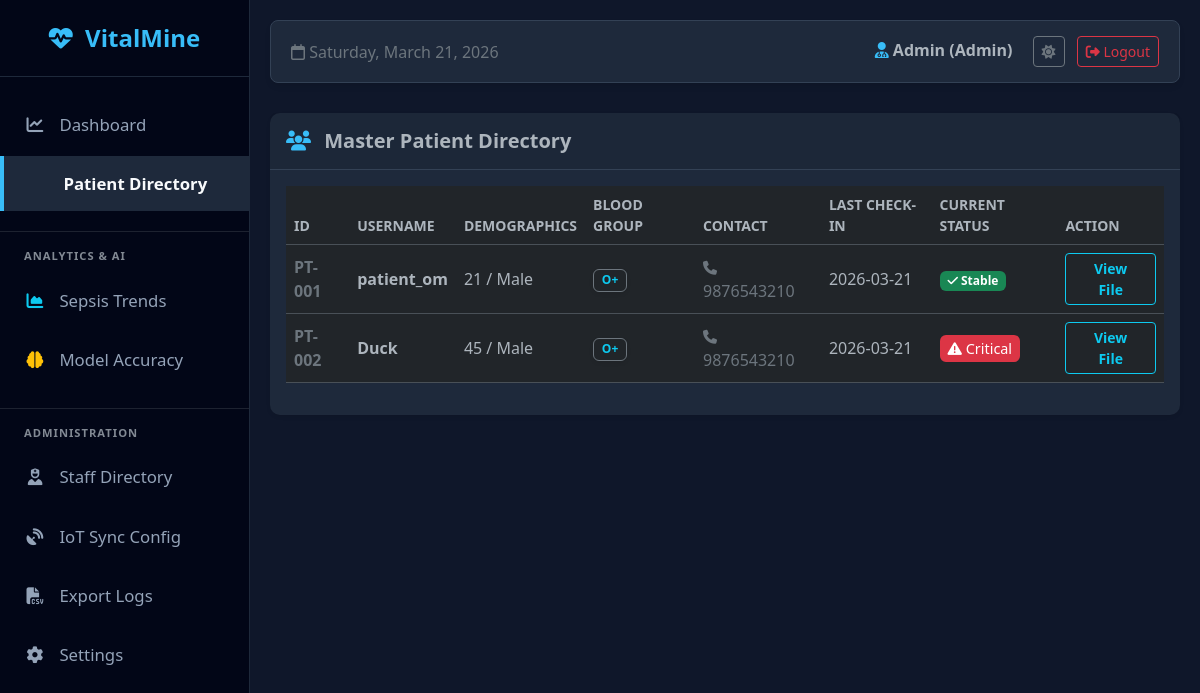
Page /patients (signed in) on the committed database.
### models.py (models this page shows)
class User(UserMixin, db.Model):
    id = db.Column(db.Integer, primary_key=True)
    username = db.Column(db.String(100), unique=True, nullable=False)
    email = db.Column(db.String(120), unique=True, nullable=True)
    password = db.Column(db.String(100), nullable=False)
    role = db.Column(db.String(20), nullable=False, default="patient")
    age = db.Column(db.Integer, nullable=True)
    gender = db.Column(db.String(20), nullable=True)
    blood_group = db.Column(db.String(10), nullable=True)
    contact = db.Column(db.String(20), nullable=True)
    emp_id = db.Column(db.String(50), nullable=True)
    department = db.Column(db.String(50), nullable=True)
    entries = db.relationship("Entry", backref="author", lazy=True)

### app.py (the view)
@app.route("/patients")
@login_required
def patients_directory():
    if current_user.role == "patient":
        return redirect(url_for("patient_dashboard"))
    patients = User.query.filter_by(role="patient").all()
    patient_list = []
    for p in patients:
        last_entry = (
            Entry.query.filter_by(user_id=p.id).order_by(Entry.timestamp.desc()).first()
        )
        status = last_entry.status if last_entry else "No Data"
        last_seen = last_entry.timestamp.strftime("%Y-%m-%d") if last_entry else "Never"
        patient_list.append(
            {
                "id": p.id,
                "username": p.username,
                "status": status,
                "last_seen": last_seen,
                "age": p.age,
                "gender": p.gender,
                "blood_group": p.blood_group,
                "contact": p.contact,
            }
        )
    return render_template("patients_list.html", patients=patient_list)

### app.py (called while the page is built)
@login_manager.user_loader
def load_user(user_id):
    return db.session.get(User, int(user_id))

### templates/patients_list.html
{% extends "base.html" %} {% block content %}
<div class="card border-0 shadow-sm">
  <div class="card-header py-3">
    <h5 class="mb-0 fw-bold text-body">
      <i class="fa-solid fa-users me-2" style="color: var(--vm-accent)"></i>
      Master Patient Directory
    </h5>
  </div>
  <div class="card-body">
    <div class="table-responsive">
      <table class="table table-hover align-middle datatable w-100 text-body">
        <thead class="text-secondary small text-uppercase">
          <tr>
            <th>ID</th>
            <th>Username</th>
            <th>Demographics</th>
            <th>Blood Group</th>
            <th>Contact</th>
            <th>Last Check-in</th>
            <th>Current Status</th>
            <th>Action</th>
          </tr>
        </thead>
        <tbody>
          {% for p in patients %}
          <tr>
            <td class="text-secondary fw-bold">
              PT-{{ "%03d" | format(loop.index) }}
            </td>
            <td><strong class="text-body">{{ p.username }}</strong></td>
            <td class="text-body">
              {{ p.age or 'N/A' }} / {{ p.gender or 'N/A' }}
            </td>
            <td>
              <span
                class="badge bg-dark border border-secondary text-info shadow-sm"
                >{{ p.blood_group or 'N/A' }}</span
              >
            </td>
            <td>
              <span class="text-secondary"
                ><i class="fa-solid fa-phone small me-1"></i> {{ p.contact or
                'N/A' }}</span
              >
            </td>
            <td class="text-body">{{ p.last_seen }}</td>
            <td>
              {% if p.status == 'High' or p.status == 'Critical' %}
              <span class="badge-critical rounded px-2 py-1"
                ><i class="fa-solid fa-triangle-exclamation"></i> Critical</span
              >
              {% elif p.status == 'Stable' %}
              <span class="badge bg-success"
                ><i class="fa-solid fa-check"></i> Stable</span
              >
              {% elif p.status == 'Warning' %}
              <span class="badge bg-warning text-dark"
                ><i class="fa-solid fa-bell"></i> Warning</span
              >
              {% else %}
              <span class="badge bg-secondary">Unknown</span>
              {% endif %}
            </td>
            <td>
              <a
                href="{{ url_for('patient_file', patient_id=p.id) }}"
                class="btn btn-sm btn-outline-info fw-bold px-3"
              >
                View File
              </a>
            </td>
          </tr>
          {% endfor %}
        </tbody>
      </table>
    </div>
  </div>
</div>
{% endblock %}

### templates/base.html (shortened to what this page needs)
<!doctype html>
<html lang="en" data-bs-theme="dark">
  <head>
    <link
      href="https://cdn.jsdelivr.net/npm/bootstrap@5.3.0/dist/css/bootstrap.min.css"
      rel="stylesheet"
    />
    <link
      rel="stylesheet"
      href="https://cdnjs.cloudflare.com/ajax/libs/font-awesome/6.4.0/css/all.min.css"
    />
    <link
      rel="stylesheet"
      href="https://cdn.datatables.net/1.13.6/css/dataTables.bootstrap5.min.css"
    />
  </head>
  <body>
    {% if current_user.is_authenticated %}
    <div class="sidebar">
      <div class="brand"><i class="fa-solid fa-heart-pulse"></i> VitalMine</div>
      <ul class="nav flex-column mb-auto mt-2">
        {% if current_user.role in ['admin', 'doctor'] %}
        <li class="nav-item mb-1">
          <a
            href="{{ url_for('home') }}"
            class="{% if request.path == '/' %}active fw-bold{% endif %}"
          >
            <i class="fa-solid fa-chart-line"></i> Dashboard
          </a>
        </li>
        {% endif %}  {% if current_user.role in ['admin', 'doctor', 'nurse'] %}
        <li class="nav-item mb-1">
          <a
            href="{{ url_for('patients_directory') }}"
            class="{% if '/patient' in request.path %}active fw-bold{% endif %}"
          >
             Patient Directory
          </a>
        </li>
        {% endif %} {% if current_user.role != 'patient' %}
        <hr class="text-secondary my-3 border-secondary" />
        <small
          class="text-muted fw-bold px-4 mb-2 d-block"
          style="font-size: 0.7rem; letter-spacing: 1px"
          >ANALYTICS & AI</small
        >
        <li class="nav-item mb-1">
          <a
            href="/trends"
            class="{% if request.path == '/trends' %}active fw-bold{% endif %}"
          >
            <i class="fa-solid fa-chart-area text-info"></i> Sepsis Trends
          </a>
        </li>
        <li class="nav-item mb-1">
          <a
            href="/model_accuracy"
            class="{% if request.path == '/model_accuracy' %}active fw-bold{% endif %}"
          >
            <i class="fa-solid fa-brain text-warning"></i> Model Accuracy
          </a>
        </li>
        <hr class="text-secondary my-3 border-secondary" />
        <small
          class="text-muted fw-bold px-4 mb-2 d-block"
          style="font-size: 0.7rem; letter-spacing: 1px"
          >ADMINISTRATION</small
        >
        <li class="nav-item mb-1">
          <a
            href="/staff"
            class="{% if request.path == '/staff' %}active fw-bold{% endif %}"
          >
            <i class="fa-solid fa-user-nurse"></i> Staff Directory
          </a>
        </li>
        <li class="nav-item mb-1">
          <a
            href="/iot_config"
            class="{% if request.path == '/iot_config' %}active fw-bold{% endif %}"
          >
            <i class="fa-solid fa-satellite-dish"></i> IoT Sync Config
          </a>
        </li>
        {% if current_user.role == 'admin' %}
        <li class="nav-item mb-1">
          <a href="{{ url_for('export_data') }}">
            <i class="fa-solid fa-file-csv"></i> Export Logs
          </a>
        </li>
        {% endif %}
        <li class="nav-item mb-1">
          <a
            href="/settings"
            class="{% if request.path == '/settings' %}active fw-bold{% endif %}"
          >
            <i class="fa-solid fa-gear"></i> Settings
          </a>
        </li>
        {% endif %}
      </ul>
    </div>
    {% endif %}
    <div
      class="main-content"
    >
      {% if current_user.is_authenticated %}
      <div class="top-navbar">
        <div class="text-secondary">
          <i class="fa-regular fa-calendar"></i> <span id="currentDate"></span>
        </div>
        <div>
          <span class="fw-bold me-3 text-body">
            <i
              class="fa-solid fa-user-doctor"
              style="color: var(--vm-accent)"
            ></i>
            {{ current_user.username | capitalize }} ({{ current_user.role |
            capitalize }})
          </span>
          <button
            id="theme-toggle"
            class="btn btn-sm btn-outline-secondary me-2"
          >
            <i id="theme-icon" class="fa-solid fa-moon"></i>
          </button>
          <a
            href="{{ url_for('logout') }}"
            class="btn btn-sm btn-outline-danger"
            ><i class="fa-solid fa-right-from-bracket"></i> Logout</a
          >
        </div>
      </div>
      {% endif %}  {% block content %}{% endblock %}
    </div>
  </body>
</html>

### templates/base.html (style rules this page uses)
:root { --vm-bg: #f4f7f6; --vm-sidebar-bg: #1d2b36; --vm-sidebar-border: #2c3e50; --vm-card-bg: #ffffff; --vm-card-border: #e3e6f0; --vm-text-main: #5a5c69; --vm-text-muted: #858796; --vm-topbar-bg: #ffffff; --vm-grid-line: #e9ecef; --vm-organ-base: #e9ecef; --vm-organ-stroke: #ced4da; --vm-accent: #4db8ff; }
[data-bs-theme="dark"] { --vm-bg: #0f172a; --vm-sidebar-bg: #020617; --vm-sidebar-border: #1e293b; --vm-card-bg: #1e293b; --vm-card-border: #334155; --vm-text-main: #e2e8f0; --vm-text-muted: #94a3b8; --vm-topbar-bg: #1e293b; --vm-grid-line: #1e293b; --vm-organ-base: #334155; --vm-organ-stroke: #475569; --vm-accent: #38bdf8; }
body { background-color: var(--vm-bg); font-family: "Segoe UI", Tahoma, Geneva, Verdana, sans-serif; overflow-x: hidden; color: var(--vm-text-main); transition: background-color 0.3s, color 0.3s; }
.sidebar { height: 100vh; width: 250px; position: fixed; top: 0; left: 0; background-color: var(--vm-sidebar-bg); padding-top: 20px; border-right: 1px solid var(--vm-sidebar-border); z-index: 1000; transition: background-color 0.3s; }
.sidebar .brand { font-size: 1.5rem; font-weight: bold; text-align: center; padding-bottom: 20px; border-bottom: 1px solid var(--vm-sidebar-border); margin-bottom: 20px; color: var(--vm-accent); }
.sidebar a { padding: 15px 25px; text-decoration: none; font-size: 1.05rem; color: #94a3b8; display: block; transition: 0.3s; }
.sidebar a:hover, .sidebar a.active { color: #f8fafc; background-color: var(--vm-sidebar-border); border-left: 4px solid var(--vm-accent); }
.sidebar i { margin-right: 10px; width: 20px; text-align: center; }
.main-content { margin-left: 250px; padding: 20px; min-height: 100vh; }
.top-navbar { background-color: var(--vm-topbar-bg); border-radius: 8px; padding: 15px 20px; border: 1px solid var(--vm-card-border); box-shadow: 0 4px 6px -1px rgba(0, 0, 0, 0.1); margin-bottom: 30px; display: flex; justify-content: space-between; align-items: center; transition: background-color 0.3s; }
.card { background-color: var(--vm-card-bg); border: 1px solid var(--vm-card-border); box-shadow: 0 4px 6px -1px rgba(0, 0, 0, 0.1); border-radius: 10px; transition: background-color 0.3s; }
.card-header { background-color: rgba(0, 0, 0, 0.05) !important; border-bottom: 1px solid var(--vm-card-border) !important; }
.badge-critical { background-color: #dc3545; color: white; animation: pulse-red 1.5s infinite; padding: 8px 12px; font-size: 0.9em; }

### rows in the picture
User: username "Admin", role "Admin"
User: username "patient_om", gender "Male", blood_group "O+", contact "9876543210"
User: username "Duck", gender "Male", blood_group "O+", contact "9876543210"

### other values in the picture
{{ "%03d" | format(loop.index) }} "001" "002"
{{ p.age or 'N/A' }} "21" "45"
{{ p.last_seen }} "2026-03-21" "2026-03-21"
